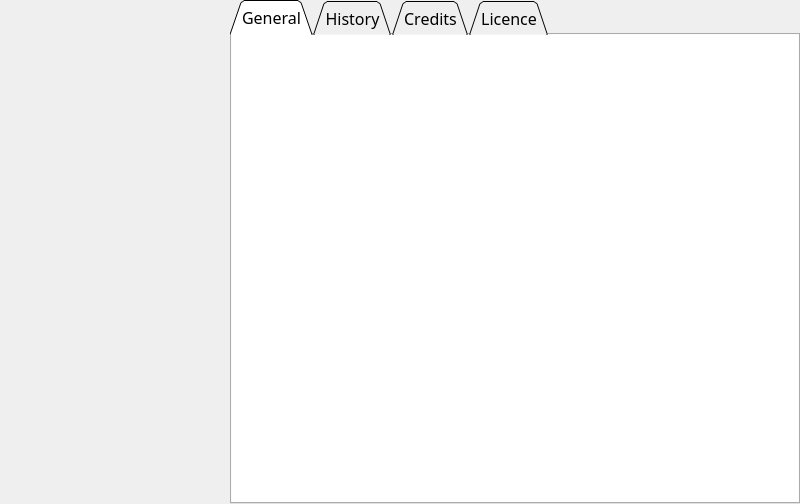
<?xml version="1.0" encoding="UTF-8"?>
<ui version="4.0">
 <class>AppAbout</class>
 <widget class="QDialog" name="AppAbout">
  <property name="geometry">
   <rect>
    <x>0</x>
    <y>0</y>
    <width>800</width>
    <height>504</height>
   </rect>
  </property>
  <property name="font">
   <font>
    <family>Trebuchet MS</family>
    <pointsize>12</pointsize>
   </font>
  </property>
  <property name="windowTitle">
   <string>About vSongBook</string>
  </property>
  <property name="windowIcon">
   <iconset resource="../icons/icons.qrc">
    <normaloff>:/icons/app_icon</normaloff>:/icons/app_icon</iconset>
  </property>
  <property name="sizeGripEnabled">
   <bool>false</bool>
  </property>
  <layout class="QVBoxLayout" name="MainLayout">
   <property name="spacing">
    <number>0</number>
   </property>
   <property name="leftMargin">
    <number>0</number>
   </property>
   <property name="topMargin">
    <number>0</number>
   </property>
   <property name="rightMargin">
    <number>0</number>
   </property>
   <property name="bottomMargin">
    <number>0</number>
   </property>
   <item>
    <layout class="QHBoxLayout" name="CentralWidget">
     <property name="spacing">
      <number>0</number>
     </property>
     <property name="bottomMargin">
      <number>0</number>
     </property>
     <item>
      <layout class="QVBoxLayout" name="PanelLeft">
       <item>
        <widget class="QLabel" name="LblSidebar">
         <property name="sizePolicy">
          <sizepolicy hsizetype="Fixed" vsizetype="Fixed">
           <horstretch>0</horstretch>
           <verstretch>0</verstretch>
          </sizepolicy>
         </property>
         <property name="minimumSize">
          <size>
           <width>230</width>
           <height>490</height>
          </size>
         </property>
         <property name="text">
          <string/>
         </property>
         <property name="pixmap">
          <pixmap resource="../images/images.qrc">:/images/Sidebar.png</pixmap>
         </property>
         <property name="scaledContents">
          <bool>true</bool>
         </property>
         <property name="alignment">
          <set>Qt::AlignLeading|Qt::AlignLeft|Qt::AlignTop</set>
         </property>
        </widget>
       </item>
      </layout>
     </item>
     <item>
      <layout class="QVBoxLayout" name="PanelRight">
       <item>
        <widget class="QTabWidget" name="PrefsTabs">
         <property name="enabled">
          <bool>true</bool>
         </property>
         <property name="sizePolicy">
          <sizepolicy hsizetype="Expanding" vsizetype="Expanding">
           <horstretch>0</horstretch>
           <verstretch>0</verstretch>
          </sizepolicy>
         </property>
         <property name="minimumSize">
          <size>
           <width>0</width>
           <height>0</height>
          </size>
         </property>
         <property name="font">
          <font>
           <family>Trebuchet MS</family>
           <pointsize>12</pointsize>
           <weight>50</weight>
           <bold>false</bold>
          </font>
         </property>
         <property name="tabPosition">
          <enum>QTabWidget::North</enum>
         </property>
         <property name="tabShape">
          <enum>QTabWidget::Triangular</enum>
         </property>
         <property name="currentIndex">
          <number>0</number>
         </property>
         <property name="elideMode">
          <enum>Qt::ElideNone</enum>
         </property>
         <property name="documentMode">
          <bool>false</bool>
         </property>
         <property name="tabsClosable">
          <bool>false</bool>
         </property>
         <property name="movable">
          <bool>true</bool>
         </property>
         <property name="tabBarAutoHide">
          <bool>true</bool>
         </property>
         <widget class="QWidget" name="TabPage1">
          <property name="sizePolicy">
           <sizepolicy hsizetype="Preferred" vsizetype="Fixed">
            <horstretch>0</horstretch>
            <verstretch>0</verstretch>
           </sizepolicy>
          </property>
          <property name="font">
           <font>
            <family>Trebuchet MS</family>
            <pointsize>12</pointsize>
            <weight>50</weight>
            <bold>false</bold>
           </font>
          </property>
          <property name="accessibleName">
           <string extracomment="This has to be equal to the tab title in all the main tabs">History</string>
          </property>
          <attribute name="title">
           <string>General</string>
          </attribute>
          <layout class="QVBoxLayout" name="LayoutTabPage1">
           <property name="spacing">
            <number>0</number>
           </property>
           <property name="leftMargin">
            <number>0</number>
           </property>
           <property name="topMargin">
            <number>0</number>
           </property>
           <property name="rightMargin">
            <number>0</number>
           </property>
           <property name="bottomMargin">
            <number>0</number>
           </property>
           <item>
            <widget class="QTextBrowser" name="TxtTab1">
             <property name="frameShape">
              <enum>QFrame::NoFrame</enum>
             </property>
             <property name="html">
              <string>&lt;!DOCTYPE HTML PUBLIC &quot;-//W3C//DTD HTML 4.0//EN&quot; &quot;http://www.w3.org/TR/REC-html40/strict.dtd&quot;&gt;
&lt;html&gt;&lt;head&gt;&lt;meta name=&quot;qrichtext&quot; content=&quot;1&quot; /&gt;&lt;style type=&quot;text/css&quot;&gt;
p, li { white-space: pre-wrap; }
&lt;/style&gt;&lt;/head&gt;&lt;body style=&quot; font-family:'Trebuchet MS','Trebuchet MS','Trebuchet MS'; font-size:12pt; font-weight:400; font-style:normal;&quot;&gt;
&lt;p style=&quot;-qt-paragraph-type:empty; margin-top:0px; margin-bottom:0px; margin-left:0px; margin-right:0px; -qt-block-indent:0; text-indent:0px;&quot;&gt;&lt;br /&gt;&lt;/p&gt;&lt;/body&gt;&lt;/html&gt;</string>
             </property>
            </widget>
           </item>
          </layout>
         </widget>
         <widget class="QWidget" name="TabPage2">
          <property name="font">
           <font>
            <family>Trebuchet MS</family>
            <pointsize>12</pointsize>
            <weight>50</weight>
            <bold>false</bold>
           </font>
          </property>
          <property name="accessibleName">
           <string extracomment="This has to be equal to the tab title in all the main tabs">History</string>
          </property>
          <attribute name="title">
           <string>History</string>
          </attribute>
          <layout class="QVBoxLayout" name="LayoutTabPage2">
           <property name="spacing">
            <number>0</number>
           </property>
           <property name="leftMargin">
            <number>0</number>
           </property>
           <property name="topMargin">
            <number>0</number>
           </property>
           <property name="rightMargin">
            <number>0</number>
           </property>
           <property name="bottomMargin">
            <number>0</number>
           </property>
           <item>
            <widget class="QTextBrowser" name="TxtTab2">
             <property name="frameShape">
              <enum>QFrame::NoFrame</enum>
             </property>
             <property name="html">
              <string>&lt;!DOCTYPE HTML PUBLIC &quot;-//W3C//DTD HTML 4.0//EN&quot; &quot;http://www.w3.org/TR/REC-html40/strict.dtd&quot;&gt;
&lt;html&gt;&lt;head&gt;&lt;meta name=&quot;qrichtext&quot; content=&quot;1&quot; /&gt;&lt;style type=&quot;text/css&quot;&gt;
p, li { white-space: pre-wrap; }
&lt;/style&gt;&lt;/head&gt;&lt;body style=&quot; font-family:'Trebuchet MS','Trebuchet MS','Trebuchet MS'; font-size:12pt; font-weight:400; font-style:normal;&quot;&gt;
&lt;p style=&quot;-qt-paragraph-type:empty; margin-top:0px; margin-bottom:0px; margin-left:0px; margin-right:0px; -qt-block-indent:0; text-indent:0px;&quot;&gt;&lt;br /&gt;&lt;/p&gt;&lt;/body&gt;&lt;/html&gt;</string>
             </property>
            </widget>
           </item>
          </layout>
         </widget>
         <widget class="QWidget" name="TabPage3">
          <property name="font">
           <font>
            <family>Trebuchet MS</family>
            <pointsize>12</pointsize>
            <weight>50</weight>
            <bold>false</bold>
           </font>
          </property>
          <property name="accessibleName">
           <string extracomment="This has to be equal to the tab title in all the main tabs">History</string>
          </property>
          <attribute name="title">
           <string>Credits</string>
          </attribute>
          <layout class="QVBoxLayout" name="LayoutTabPage3">
           <property name="spacing">
            <number>0</number>
           </property>
           <property name="leftMargin">
            <number>0</number>
           </property>
           <property name="topMargin">
            <number>0</number>
           </property>
           <property name="rightMargin">
            <number>0</number>
           </property>
           <property name="bottomMargin">
            <number>0</number>
           </property>
           <item>
            <widget class="QTextBrowser" name="TxtTab3">
             <property name="frameShape">
              <enum>QFrame::NoFrame</enum>
             </property>
            </widget>
           </item>
          </layout>
         </widget>
         <widget class="QWidget" name="TabPage4">
          <property name="font">
           <font>
            <family>Trebuchet MS</family>
            <pointsize>12</pointsize>
            <weight>50</weight>
            <bold>false</bold>
           </font>
          </property>
          <property name="accessibleName">
           <string extracomment="This has to be equal to the tab title in all the main tabs">History</string>
          </property>
          <attribute name="title">
           <string>Licence</string>
          </attribute>
          <layout class="QVBoxLayout" name="LayoutTabPage4">
           <property name="spacing">
            <number>0</number>
           </property>
           <property name="leftMargin">
            <number>0</number>
           </property>
           <property name="topMargin">
            <number>0</number>
           </property>
           <property name="rightMargin">
            <number>0</number>
           </property>
           <property name="bottomMargin">
            <number>0</number>
           </property>
           <item>
            <widget class="QTextBrowser" name="TxtTab4">
             <property name="frameShape">
              <enum>QFrame::NoFrame</enum>
             </property>
             <property name="html">
              <string>&lt;!DOCTYPE HTML PUBLIC &quot;-//W3C//DTD HTML 4.0//EN&quot; &quot;http://www.w3.org/TR/REC-html40/strict.dtd&quot;&gt;
&lt;html&gt;&lt;head&gt;&lt;meta name=&quot;qrichtext&quot; content=&quot;1&quot; /&gt;&lt;style type=&quot;text/css&quot;&gt;
p, li { white-space: pre-wrap; }
&lt;/style&gt;&lt;/head&gt;&lt;body style=&quot; font-family:'Trebuchet MS','Trebuchet MS','Trebuchet MS'; font-size:12pt; font-weight:400; font-style:normal;&quot;&gt;
&lt;p style=&quot;-qt-paragraph-type:empty; margin-top:12px; margin-bottom:12px; margin-left:0px; margin-right:0px; -qt-block-indent:0; text-indent:0px;&quot;&gt;&lt;br /&gt;&lt;/p&gt;&lt;/body&gt;&lt;/html&gt;</string>
             </property>
            </widget>
           </item>
          </layout>
         </widget>
        </widget>
       </item>
      </layout>
     </item>
    </layout>
   </item>
  </layout>
 </widget>
 <resources>
  <include location="../icons/icons.qrc"/>
  <include location="../images/images.qrc"/>
 </resources>
 <connections/>
</ui>
